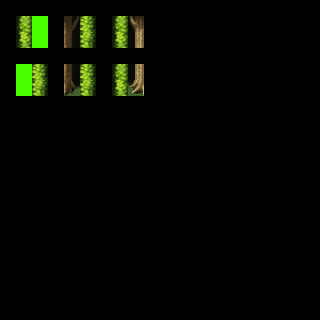

Tiled map render using the project's own tile images. Description and the whole map definition, tile-layer contents included, below:
An orthogonal 20x20 tile map with 16x16 px tiles, 3 tile layers (regions, input_set, output_over5 trees), 3 tilesets.

<map version="1.0" orientation="orthogonal" renderorder="right-down" width="20" height="20" tilewidth="16" tileheight="16" nextobjectid="1">
 <properties>
  <property name="NoOverlappingRules" value="true" />
 </properties>
 <tileset firstgid="1" name="rules_ersin_forest" tilewidth="16" tileheight="16" tilecount="35" columns="7">
  <image source="../tilesets/rules_ersin_forest.png" width="120" height="90" />
 </tileset>
 <tileset firstgid="36" name="outside_a2" tilewidth="16" tileheight="16" tilecount="768" columns="32">
  <image source="../tilesets/outside_a2.png" width="512" height="384" />
 </tileset>
 <tileset firstgid="804" name="outside_a4" tilewidth="16" tileheight="16" tilecount="960" columns="32">
  <image source="../tilesets/outside_a4.png" width="512" height="480" />
 </tileset>
 <layer name="regions" width="20" height="20">
  <data encoding="csv">
0,0,0,0,0,0,0,0,0,0,0,0,0,0,0,0,0,0,0,0,
0,1,1,0,1,1,0,1,1,0,0,0,0,0,0,0,0,0,0,0,
0,1,1,0,1,1,0,1,1,0,0,0,0,0,0,0,0,0,0,0,
0,0,0,0,0,0,0,0,0,0,0,0,0,0,0,0,0,0,0,0,
0,1,1,0,1,1,0,1,1,0,0,0,0,0,0,0,0,0,0,0,
0,1,1,0,1,1,0,1,1,0,0,0,0,0,0,0,0,0,0,0,
0,0,0,0,0,0,0,0,0,0,0,0,0,0,0,0,0,0,0,0,
0,0,0,0,0,0,0,0,0,0,0,0,0,0,0,0,0,0,0,0,
0,0,0,0,0,0,0,0,0,0,0,0,0,0,0,0,0,0,0,0,
0,0,0,0,0,0,0,0,0,0,0,0,0,0,0,0,0,0,0,0,
0,0,0,0,0,0,0,0,0,0,0,0,0,0,0,0,0,0,0,0,
0,0,0,0,0,0,0,0,0,0,0,0,0,0,0,0,0,0,0,0,
0,0,0,0,0,0,0,0,0,0,0,0,0,0,0,0,0,0,0,0,
0,0,0,0,0,0,0,0,0,0,0,0,0,0,0,0,0,0,0,0,
0,0,0,0,0,0,0,0,0,0,0,0,0,0,0,0,0,0,0,0,
0,0,0,0,0,0,0,0,0,0,0,0,0,0,0,0,0,0,0,0,
0,0,0,0,0,0,0,0,0,0,0,0,0,0,0,0,0,0,0,0,
0,0,0,0,0,0,0,0,0,0,0,0,0,0,0,0,0,0,0,0,
0,0,0,0,0,0,0,0,0,0,0,0,0,0,0,0,0,0,0,0,
0,0,0,0,0,0,0,0,0,0,0,0,0,0,0,0,0,0,0,0
</data>
 </layer>
 <layer name="input_set" width="20" height="20">
  <data encoding="csv">
0,0,0,0,0,0,0,0,0,0,0,0,0,0,0,0,0,0,0,0,
0,2,3,0,1657,2,0,2,1656,0,0,0,0,0,0,0,0,0,0,0,
0,2,3,0,1689,2,0,2,1688,0,0,0,0,0,0,0,0,0,0,0,
0,0,0,0,0,0,0,0,0,0,0,0,0,0,0,0,0,0,0,0,
0,3,2,0,1721,2,0,2,1720,0,0,0,0,0,0,0,0,0,0,0,
0,3,2,0,1753,2,0,2,1752,0,0,0,0,0,0,0,0,0,0,0,
0,0,0,0,0,0,0,0,0,0,0,0,0,0,0,0,0,0,0,0,
0,0,0,0,0,0,0,0,0,0,0,0,0,0,0,0,0,0,0,0,
0,0,0,0,0,0,0,0,0,0,0,0,0,0,0,0,0,0,0,0,
0,0,0,0,0,0,0,0,0,0,0,0,0,0,0,0,0,0,0,0,
0,0,0,0,0,0,0,0,0,0,0,0,0,0,0,0,0,0,0,0,
0,0,0,0,0,0,0,0,0,0,0,0,0,0,0,0,0,0,0,0,
0,0,0,0,0,0,0,0,0,0,0,0,0,0,0,0,0,0,0,0,
0,0,0,0,0,0,0,0,0,0,0,0,0,0,0,0,0,0,0,0,
0,0,0,0,0,0,0,0,0,0,0,0,0,0,0,0,0,0,0,0,
0,0,0,0,0,0,0,0,0,0,0,0,0,0,0,0,0,0,0,0,
0,0,0,0,0,0,0,0,0,0,0,0,0,0,0,0,0,0,0,0,
0,0,0,0,0,0,0,0,0,0,0,0,0,0,0,0,0,0,0,0,
0,0,0,0,0,0,0,0,0,0,0,0,0,0,0,0,0,0,0,0,
0,0,0,0,0,0,0,0,0,0,0,0,0,0,0,0,0,0,0,0
</data>
 </layer>
 <layer name="output_over5 trees" width="20" height="20">
  <data encoding="csv">
0,0,0,0,0,0,0,0,0,0,0,0,0,0,0,0,0,0,0,0,
0,1595,0,0,0,1592,0,1595,0,0,0,0,0,0,0,0,0,0,0,0,
0,1563,0,0,0,1560,0,1563,0,0,0,0,0,0,0,0,0,0,0,0,
0,0,0,0,0,0,0,0,0,0,0,0,0,0,0,0,0,0,0,0,
0,0,1592,0,0,1592,0,1595,0,0,0,0,0,0,0,0,0,0,0,0,
0,0,1560,0,0,1560,0,1563,0,0,0,0,0,0,0,0,0,0,0,0,
0,0,0,0,0,0,0,0,0,0,0,0,0,0,0,0,0,0,0,0,
0,0,0,0,0,0,0,0,0,0,0,0,0,0,0,0,0,0,0,0,
0,0,0,0,0,0,0,0,0,0,0,0,0,0,0,0,0,0,0,0,
0,0,0,0,0,0,0,0,0,0,0,0,0,0,0,0,0,0,0,0,
0,0,0,0,0,0,0,0,0,0,0,0,0,0,0,0,0,0,0,0,
0,0,0,0,0,0,0,0,0,0,0,0,0,0,0,0,0,0,0,0,
0,0,0,0,0,0,0,0,0,0,0,0,0,0,0,0,0,0,0,0,
0,0,0,0,0,0,0,0,0,0,0,0,0,0,0,0,0,0,0,0,
0,0,0,0,0,0,0,0,0,0,0,0,0,0,0,0,0,0,0,0,
0,0,0,0,0,0,0,0,0,0,0,0,0,0,0,0,0,0,0,0,
0,0,0,0,0,0,0,0,0,0,0,0,0,0,0,0,0,0,0,0,
0,0,0,0,0,0,0,0,0,0,0,0,0,0,0,0,0,0,0,0,
0,0,0,0,0,0,0,0,0,0,0,0,0,0,0,0,0,0,0,0,
0,0,0,0,0,0,0,0,0,0,0,0,0,0,0,0,0,0,0,0
</data>
 </layer>
</map>
